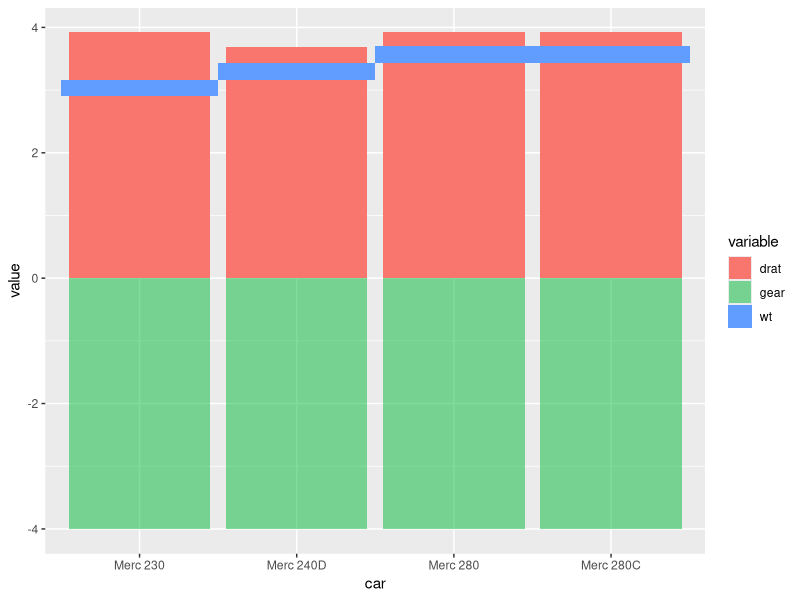
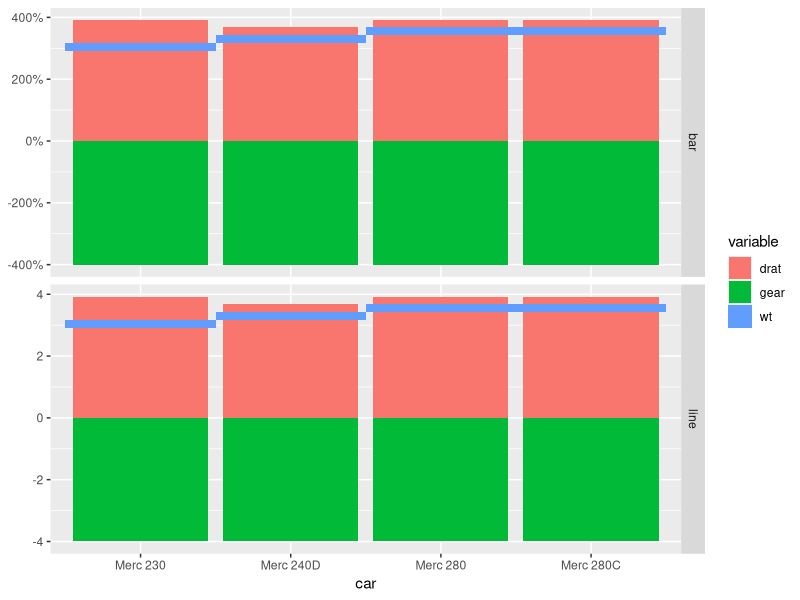
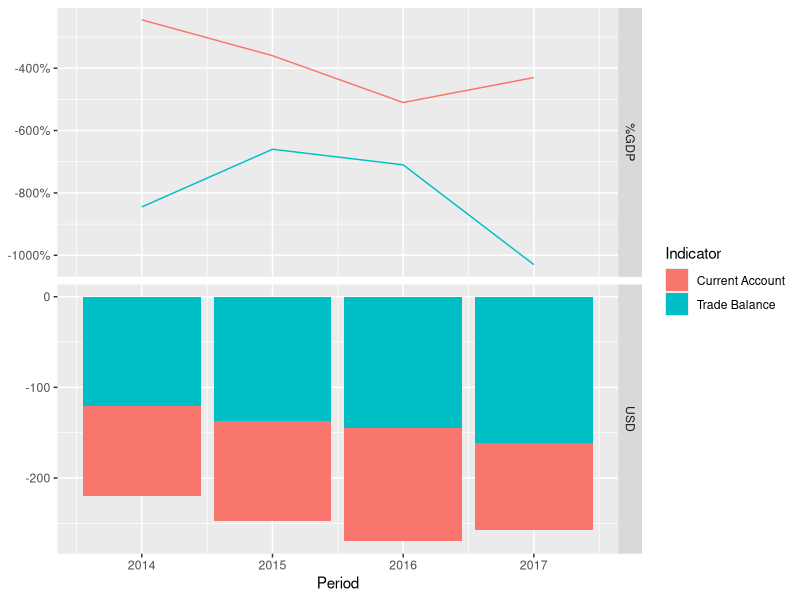
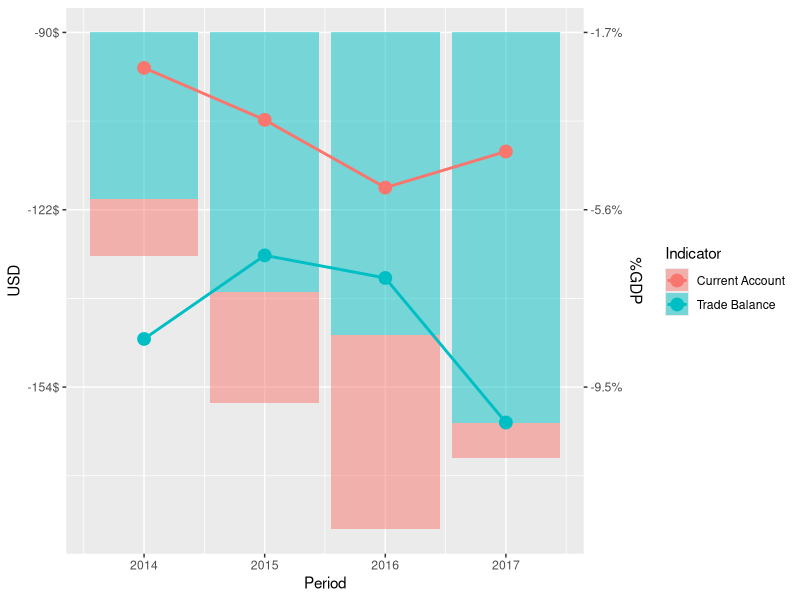

The R source for these figures, in order:
library(tidyverse)
library(ggplot2)

####### 3-bar plot
mydata <- mutate(mtcars, car = rownames(mtcars)) %>%
  filter(grepl("Merc 2",car)) %>%
  gather(variable, value, -car) %>%
  filter(variable %in% c("wt","gear","drat")) %>%
  mutate(value = ifelse(variable == "gear", -value, value))

ggplot(data = mydata, aes(car,value,fill=variable)) +
  geom_bar(data = filter(mydata, variable == "drat"),stat = 'identity', position = 'dodge') +
  geom_bar(data = filter(mydata, variable == "gear"), stat = 'identity', alpha = .5) +
  geom_bin2d(data = filter(mydata, variable == "wt"), position = 'dodge')

####### faceted bar-line chart
mydata2 <- mutate(mydata, chart_type = ifelse(variable == "wt","line","bar"))

secondFacet <- FALSE # see below
ggplot(data = mydata2, aes(car,value,fill=variable)) +
  facet_grid(chart_type~., scale = "free") +
  #geom_bar(data = filter(mydata, variable == "drat"),stat = 'identity', position = 'dodge') +
  #geom_bar(data = filter(mydata, variable == "gear"), stat = 'identity', alpha = .5) +
  geom_bar(data = filter(mydata, variable %in% c("drat","gear")), aes(fill = variable),stat = 'identity') +
  geom_bin2d(data = filter(mydata, variable == "wt")) +
  scale_y_continuous(name = NULL, labels = function(b) {
    if(!secondFacet) {
      secondFacet <<- TRUE # this is a little cray (and relies on dtF seq = facet seq; works though)
      return(paste0(round(b * 100, 0), "%"))
    }else{
      return(b)
    }
  })

##### faceted double axis
# define dummy dataset
mydata3 <- data.frame(Period=c(2014,2015, 2016, 2017), 
                 Country = c("Ethiopia","Ethiopia","Ethiopia","Ethiopia","Ethiopia","Ethiopia","Ethiopia","Ethiopia"),
                 Indicator=c("Current Account","Current Account","Current Account","Current Account",
                             "Current Account","Current Account","Current Account","Current Account",
                             "Trade Balance","Trade Balance","Trade Balance","Trade Balance",
                             "Trade Balance","Trade Balance","Trade Balance","Trade Balance"), 
                 Unit = c("USD","USD","USD","USD","%GDP","%GDP","%GDP","%GDP",
                          "USD","USD","USD","USD","%GDP","%GDP","%GDP","%GDP"),
                 Observation=c(-100, -110, -125, -96, -2.45, -3.6, -5.1, -4.3, 
                               -120, -137, -145, -161, -8.45, -6.6, -7.1, -10.3))

secondFacet <- FALSE # see below
ggplot(data = mydata3, mapping = aes(x = Period, y = Observation)) +
  facet_grid(Unit~., scale = "free") +
  geom_bar(data = filter(mydata3, Unit == "USD"), aes(fill = Indicator),stat = 'identity') +
  geom_line(data = filter(mydata3, Unit == "%GDP"), aes(colour = Indicator)) +
  scale_y_continuous(name = NULL, labels = function(b) {
    if(!secondFacet) {
      secondFacet <<- TRUE # this is a little cray (and relies on dtF seq = facet seq; works though)
      return(paste0(round(b * 100, 0), "%"))
    }else{
      return(b)
    }
  })

####### double y-axis
# scale the data
mydata4 <- group_by(mydata3, Unit) %>%
  mutate(maxObs = max(Observation), minObs = min(Observation)) %>%
  #mutate(Scaled_Observation = sign(Observation)*(Observation-min(Observation))/(max(Observation)-min(Observation))) %>%
  #ungroup() %>%
  mutate(Scaled_Observation = ifelse(maxObs < 0,-.1-(Observation-maxObs)/(minObs-maxObs),
                                     .1+(Observation-minObs)/(maxObs-minObs)))

maxObs <- max(filter(mydata4, Unit == "USD")$Observation)
minObs <- min(filter(mydata4, Unit == "USD")$Observation)
maxObs2 <- max(filter(mydata4, !(Unit == "USD"))$Observation)
minObs2 <- min(filter(mydata4, !(Unit == "USD"))$Observation)

ggplot(data = mydata4, mapping = aes(x = Period, y = Scaled_Observation)) +
  geom_bar(data = filter(mydata4, Unit == "USD"), aes(fill = Indicator), alpha = .5,stat = 'identity') +
  geom_line(data = filter(mydata4, Unit == "%GDP"), aes(colour = Indicator), size = 1) +
  geom_point(data = filter(mydata4, Unit == "%GDP"), aes(colour = Indicator), size = 4) +
  scale_y_continuous(name = "USD", labels = function(a) { paste0(round((a + .1)* (maxObs-minObs) + maxObs, 0), "$")},
                     sec.axis = sec_axis(~., name = "%GDP", 
                                         labels = function(b) { paste0(round((b+.1) * (maxObs2-minObs2) + maxObs2, 1), "%")}))



